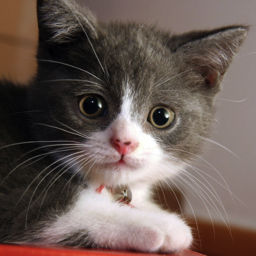
#> input picture SIFT_BoF/data/pattern/cat/1.jpg, 256 x 256 px, given as the content of the folder /home/iair002/Desktop/SIFT_BoF/data/pattern/dog, which was not available
$ python features_comparision.py
#> lines starting #> are read from the running program, lines starting #| are printed output that depends on the picture; pictures that were not available may be replaced by others from this repository, and a replacement may not be noted
### SIFT_BoF/img_preprocessing.py
from __future__ import print_function
from __future__ import absolute_import

import numpy as np
from skimage import data_dir, io, transform, color
import cv2
import matplotlib.pyplot as plt

from skimage import data_dir

data_dir = '/home/iair002/Desktop/SIFT_BoF/data/pattern/'
# strr = data_dir + '/*.*'
# strr = data_dir + '/*.jpg'
# print(strr)
print(data_dir)

# [7 lines left out: function img_preprocessing, not called in this run]

def img_processing(categories='cat'):
    print(data_dir + categories + '/*.*')
    strr = data_dir + categories
    coll = io.ImageCollection(strr+'/*.*', load_func=img_preprocessing)
    for i in range(len(coll)):
        io.imsave(strr+'/gray/'+np.str(i)+'.jpg',coll[i])
    # print(coll[0].shape)
    # print(len(coll))

    return coll

# [10 lines of commented-out code are left out]

# [2 lines that do not run on import are left out]


### SIFT_BoF/sift_bows.py
#!/usr/bin/python
# -*- coding: utf-8 -*-

import numpy as np
import matplotlib.pyplot as plt
import random
import cv2
import math

from img_preprocessing import *

NUM_IMAGES = 3

def euclDistance(vector1, vector2):
    return sum(abs(vector2 - vector1))

# [15 lines left out: function initCentroids, not called in this run]

def sift(img):
    sift = cv2.xfeatures2d.SIFT_create()
    gray = cv2.cvtColor(img,cv2.COLOR_BGR2GRAY)
    # find the keypoint and descriptors with SIFT
    kp, dataSet = sift.detectAndCompute(np.uint8(img),None)
    # pic = cv2.drawKeypoints(imgs[i], kp, imgs)
    return kp, dataSet

def kmeans(imgs, k):
    kps, dataSets = [], []
    for i in range(NUM_IMAGES):
        kp, dataSet = sift(imgs[i])
        # for j in range(len(kp)):
        kps.append(kp)
        dataSets.append(dataSet)
        # print 'Hello'
        # print dataSet.shape
    dataSets = np.array(dataSets)
    resultSet = np.vstack((dataSets[0], dataSets[1], dataSets[2]))
    # print  resultSet.shape
    # print(dataSet.shape[0],dataSet.shape[1]) #　(2493, 128)
    numSamples = resultSet.shape[0] #　2493
    clusterAssment = np.mat(np.zeros((numSamples, 2)))
    for i in xrange(numSamples):
        clusterAssment[i, 0] = -1
    clusterChanged = True
    centroids = initCentroids(resultSet, k)
    while clusterChanged:
        clusterChanged = False
        for i in xrange(numSamples):
            minDist = 100000.0
            minIndex = 0
            for j in range(1, k + 1):
                distance = euclDistance(centroids[j, :], resultSet[i, :])
                if distance < minDist:
                    minDist = distance
                    minIndex = j
            if clusterAssment[i, 0] != minIndex:
                clusterChanged = True
                clusterAssment[i, :] = minIndex, minDist
            else:
                clusterAssment[i, 1] = minDist
        # print "clusterAssment before:"
        # print clusterAssment
        for j in range(1, k + 1):
            pointsInCluster = resultSet[np.nonzero(clusterAssment[:, 0].A == j)[0]]
            centroids[j, :] = np.mean(pointsInCluster, axis=0)
            print centroids.shape

    print 'Congratulations, cluster complete!'
    # print centroids
    return centroids, clusterAssment

def sift_main(categories):

    # img = cv2.imread("/home/iair002/Downloads/Slide_2.jpg")
#> called with categories = 'dog'
    imgs = img_processing(categories)
#> in img_processing, `coll = io.ImageCollection(strr+'/*.*', load_func=img_preprocessing)`: coll = 1 item
#> the loop in img_processing, `for i in range(len(coll)):` made 1 pass
#> imgs = 1 item

    print "step 2: clustering..."
    k = 50
    centroids, clusterAssment = kmeans(imgs, k)
#> the loop in kmeans, `for i in range(NUM_IMAGES):` made 2 passes
#> pass 1, in sift, `gray = cv2.cvtColor(img,cv2.COLOR_BGR2GRAY)`:
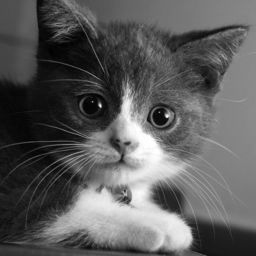
#> gray: shape (256, 256); min 0, max 255, mean 91.6
#> pass 1, in kmeans, `kp, dataSet = sift(imgs[i])`:
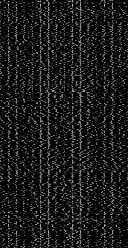
#> dataSet: shape (248, 128) float32; min 0, max 194, mean 25.4
    result = np.zeros((k), dtype=np.int16)
    for i in range(clusterAssment.shape[0]):
        categories = int(clusterAssment[i,0]-1)
        # print categories
        result[[categories]] += 1
    # print result
    return sorted(result)

# [20 lines of commented-out code are left out]

### SIFT_BoF/features_comparision.py
import numpy as np
import cv2
import matplotlib.pyplot as plt

import img_preprocessing
from sift_bows import *

# how to use a real number to be the feature

#> (the run stopped early here; a loop or call above may not have finished)

$ run again, on SIFT_BoF/data/pattern/dog/1.jpeg
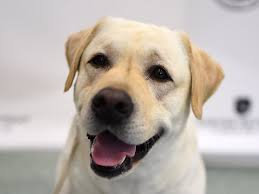
#> input picture SIFT_BoF/data/pattern/dog/1.jpeg, 259 x 194 px
#> coll = 1 item
#> the loop in img_processing, `for i in range(len(coll)):` made 1 pass
#> the loop in kmeans, `for i in range(NUM_IMAGES):` made 2 passes
#> pass 1, in sift, `gray = cv2.cvtColor(img,cv2.COLOR_BGR2GRAY)`:
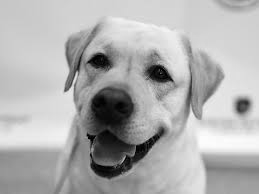
#> gray: shape (194, 259); min 0, max 253, mean 175.5
#> pass 1, in kmeans, `kp, dataSet = sift(imgs[i])`:
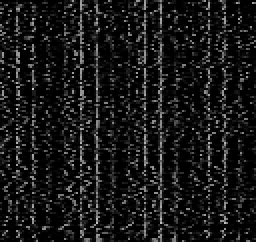
#> dataSet: shape (121, 128) float32 (shown 2 times larger); min 0, max 204, mean 23.5
